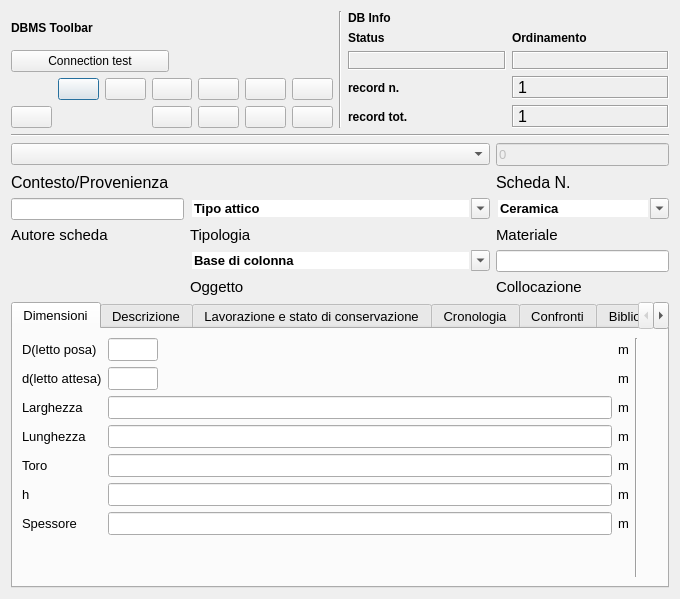
<?xml version="1.0" encoding="UTF-8"?>
<ui version="4.0">
 <class>DialogSchedaLapidei</class>
 <widget class="QDialog" name="DialogSchedaLapidei">
  <property name="geometry">
   <rect>
    <x>0</x>
    <y>0</y>
    <width>680</width>
    <height>599</height>
   </rect>
  </property>
  <property name="minimumSize">
   <size>
    <width>540</width>
    <height>400</height>
   </size>
  </property>
  <property name="windowTitle">
   <string>Scheda reperti lapidei</string>
  </property>
  <property name="windowIcon">
   <iconset>
    <normaloff>:/newPrefix/images/iconAlma.png</normaloff>:/newPrefix/images/iconAlma.png</iconset>
  </property>
  <layout class="QGridLayout" name="gridLayout_21">
   <item row="0" column="0">
    <layout class="QHBoxLayout" name="horizontalLayout_3">
     <item>
      <layout class="QGridLayout" name="gridLayout_14">
       <item row="0" column="0">
        <widget class="QLabel" name="label_32">
         <property name="font">
          <font>
           <weight>75</weight>
           <bold>true</bold>
          </font>
         </property>
         <property name="text">
          <string>DBMS Toolbar</string>
         </property>
        </widget>
       </item>
       <item row="2" column="0" colspan="2">
        <layout class="QGridLayout" name="gridLayout_17">
         <item row="0" column="5">
          <widget class="QPushButton" name="pushButton_first_rec">
           <property name="toolTip">
            <string>First rec</string>
           </property>
           <property name="text">
            <string/>
           </property>
           <property name="icon">
            <iconset>
             <normaloff>:/images/5_leftArrows.png</normaloff>:/images/5_leftArrows.png</iconset>
           </property>
          </widget>
         </item>
         <item row="0" column="7">
          <widget class="QPushButton" name="pushButton_next_rec">
           <property name="toolTip">
            <string>Next rec</string>
           </property>
           <property name="text">
            <string/>
           </property>
           <property name="icon">
            <iconset>
             <normaloff>:/images/6_rightArrow.png</normaloff>:/images/6_rightArrow.png</iconset>
           </property>
          </widget>
         </item>
         <item row="0" column="8">
          <widget class="QPushButton" name="pushButton_last_rec">
           <property name="toolTip">
            <string>Last rec</string>
           </property>
           <property name="text">
            <string/>
           </property>
           <property name="icon">
            <iconset>
             <normaloff>:/images/7_rightArrows.png</normaloff>:/images/7_rightArrows.png</iconset>
           </property>
          </widget>
         </item>
         <item row="0" column="9">
          <widget class="QPushButton" name="pushButton_new_rec">
           <property name="font">
            <font>
             <pointsize>9</pointsize>
            </font>
           </property>
           <property name="toolTip">
            <string>New record</string>
           </property>
           <property name="text">
            <string/>
           </property>
           <property name="icon">
            <iconset>
             <normaloff>:/images/newrec.png</normaloff>:/images/newrec.png</iconset>
           </property>
          </widget>
         </item>
         <item row="0" column="10">
          <widget class="QPushButton" name="pushButton_save">
           <property name="font">
            <font>
             <pointsize>9</pointsize>
            </font>
           </property>
           <property name="toolTip">
            <string>Save</string>
           </property>
           <property name="text">
            <string/>
           </property>
           <property name="icon">
            <iconset>
             <normaloff>:/images/b_save.png</normaloff>:/images/b_save.png</iconset>
           </property>
           <property name="autoDefault">
            <bool>false</bool>
           </property>
          </widget>
         </item>
         <item row="1" column="7">
          <widget class="QPushButton" name="pushButton_new_search">
           <property name="font">
            <font>
             <pointsize>9</pointsize>
            </font>
           </property>
           <property name="toolTip">
            <string>new search</string>
           </property>
           <property name="text">
            <string/>
           </property>
           <property name="icon">
            <iconset>
             <normaloff>:/images/new_search.png</normaloff>:/images/new_search.png</iconset>
           </property>
          </widget>
         </item>
         <item row="1" column="8">
          <widget class="QPushButton" name="pushButton_search_go">
           <property name="font">
            <font>
             <pointsize>9</pointsize>
            </font>
           </property>
           <property name="toolTip">
            <string>search !!!</string>
           </property>
           <property name="text">
            <string/>
           </property>
           <property name="icon">
            <iconset>
             <normaloff>:/images/search.png</normaloff>:/images/search.png</iconset>
           </property>
          </widget>
         </item>
         <item row="1" column="9">
          <widget class="QPushButton" name="pushButton_sort">
           <property name="font">
            <font>
             <pointsize>9</pointsize>
            </font>
           </property>
           <property name="toolTip">
            <string>Order by</string>
           </property>
           <property name="text">
            <string/>
           </property>
           <property name="icon">
            <iconset>
             <normaloff>:/images/sort.png</normaloff>:/images/sort.png</iconset>
           </property>
          </widget>
         </item>
         <item row="1" column="10">
          <widget class="QPushButton" name="pushButton_view_all_2">
           <property name="font">
            <font>
             <pointsize>9</pointsize>
            </font>
           </property>
           <property name="toolTip">
            <string>View alls records</string>
           </property>
           <property name="text">
            <string/>
           </property>
           <property name="icon">
            <iconset>
             <normaloff>:/images/view_all.png</normaloff>:/images/view_all.png</iconset>
           </property>
          </widget>
         </item>
         <item row="1" column="2">
          <widget class="QPushButton" name="pushButton_delete">
           <property name="enabled">
            <bool>true</bool>
           </property>
           <property name="font">
            <font>
             <pointsize>9</pointsize>
            </font>
           </property>
           <property name="toolTip">
            <string>Delete record</string>
           </property>
           <property name="text">
            <string/>
           </property>
           <property name="icon">
            <iconset>
             <normaloff>:/images/delete.png</normaloff>:/images/delete.png</iconset>
           </property>
          </widget>
         </item>
         <item row="0" column="6">
          <widget class="QPushButton" name="pushButton_prev_rec">
           <property name="toolTip">
            <string>Prev rec</string>
           </property>
           <property name="text">
            <string/>
           </property>
           <property name="icon">
            <iconset>
             <normaloff>:/images/4_leftArrow.png</normaloff>:/images/4_leftArrow.png</iconset>
           </property>
          </widget>
         </item>
        </layout>
       </item>
       <item row="1" column="0">
        <widget class="QPushButton" name="pushButton_connect">
         <property name="text">
          <string>Connection test</string>
         </property>
        </widget>
       </item>
      </layout>
     </item>
     <item>
      <widget class="Line" name="line_7">
       <property name="orientation">
        <enum>Qt::Vertical</enum>
       </property>
      </widget>
     </item>
     <item>
      <layout class="QGridLayout" name="gridLayout_18">
       <item row="0" column="0">
        <widget class="QLabel" name="label_44">
         <property name="font">
          <font>
           <weight>75</weight>
           <bold>true</bold>
          </font>
         </property>
         <property name="autoFillBackground">
          <bool>true</bool>
         </property>
         <property name="text">
          <string>DB Info</string>
         </property>
        </widget>
       </item>
       <item row="1" column="0">
        <layout class="QGridLayout" name="gridLayout_19">
         <item row="0" column="1">
          <widget class="QLabel" name="label_45">
           <property name="font">
            <font>
             <pointsize>9</pointsize>
             <weight>75</weight>
             <bold>true</bold>
            </font>
           </property>
           <property name="text">
            <string>Ordinamento</string>
           </property>
           <property name="margin">
            <number>0</number>
           </property>
          </widget>
         </item>
         <item row="1" column="0">
          <widget class="QLabel" name="label_status">
           <property name="minimumSize">
            <size>
             <width>40</width>
             <height>0</height>
            </size>
           </property>
           <property name="font">
            <font>
             <pointsize>10</pointsize>
             <weight>75</weight>
             <bold>true</bold>
            </font>
           </property>
           <property name="cursor">
            <cursorShape>ForbiddenCursor</cursorShape>
           </property>
           <property name="mouseTracking">
            <bool>false</bool>
           </property>
           <property name="contextMenuPolicy">
            <enum>Qt::DefaultContextMenu</enum>
           </property>
           <property name="frameShape">
            <enum>QFrame::Box</enum>
           </property>
           <property name="frameShadow">
            <enum>QFrame::Sunken</enum>
           </property>
           <property name="text">
            <string/>
           </property>
           <property name="alignment">
            <set>Qt::AlignCenter</set>
           </property>
           <property name="margin">
            <number>0</number>
           </property>
          </widget>
         </item>
         <item row="1" column="1">
          <widget class="QLabel" name="label_sort">
           <property name="font">
            <font>
             <pointsize>10</pointsize>
             <weight>75</weight>
             <bold>true</bold>
            </font>
           </property>
           <property name="cursor">
            <cursorShape>ForbiddenCursor</cursorShape>
           </property>
           <property name="mouseTracking">
            <bool>false</bool>
           </property>
           <property name="contextMenuPolicy">
            <enum>Qt::DefaultContextMenu</enum>
           </property>
           <property name="frameShape">
            <enum>QFrame::Box</enum>
           </property>
           <property name="frameShadow">
            <enum>QFrame::Sunken</enum>
           </property>
           <property name="text">
            <string/>
           </property>
           <property name="alignment">
            <set>Qt::AlignCenter</set>
           </property>
           <property name="margin">
            <number>0</number>
           </property>
          </widget>
         </item>
         <item row="0" column="0">
          <widget class="QLabel" name="label_35">
           <property name="font">
            <font>
             <pointsize>9</pointsize>
             <weight>75</weight>
             <bold>true</bold>
            </font>
           </property>
           <property name="text">
            <string>Status</string>
           </property>
           <property name="margin">
            <number>0</number>
           </property>
          </widget>
         </item>
        </layout>
       </item>
       <item row="2" column="0">
        <layout class="QGridLayout" name="gridLayout_20">
         <item row="0" column="0">
          <widget class="QLabel" name="label_33">
           <property name="font">
            <font>
             <pointsize>9</pointsize>
             <weight>75</weight>
             <bold>true</bold>
            </font>
           </property>
           <property name="text">
            <string>record n.</string>
           </property>
           <property name="margin">
            <number>0</number>
           </property>
          </widget>
         </item>
         <item row="0" column="1">
          <widget class="QLabel" name="label_rec_corrente">
           <property name="font">
            <font>
             <family>Microsoft Sans Serif</family>
             <pointsize>12</pointsize>
            </font>
           </property>
           <property name="cursor">
            <cursorShape>ForbiddenCursor</cursorShape>
           </property>
           <property name="mouseTracking">
            <bool>false</bool>
           </property>
           <property name="contextMenuPolicy">
            <enum>Qt::DefaultContextMenu</enum>
           </property>
           <property name="frameShape">
            <enum>QFrame::Box</enum>
           </property>
           <property name="frameShadow">
            <enum>QFrame::Sunken</enum>
           </property>
           <property name="text">
            <string>1</string>
           </property>
          </widget>
         </item>
         <item row="1" column="0">
          <widget class="QLabel" name="label_36">
           <property name="font">
            <font>
             <pointsize>9</pointsize>
             <weight>75</weight>
             <bold>true</bold>
            </font>
           </property>
           <property name="text">
            <string>record tot.</string>
           </property>
           <property name="margin">
            <number>0</number>
           </property>
          </widget>
         </item>
         <item row="1" column="1">
          <widget class="QLabel" name="label_rec_tot">
           <property name="font">
            <font>
             <family>Microsoft Sans Serif</family>
             <pointsize>12</pointsize>
            </font>
           </property>
           <property name="cursor">
            <cursorShape>ForbiddenCursor</cursorShape>
           </property>
           <property name="mouseTracking">
            <bool>false</bool>
           </property>
           <property name="contextMenuPolicy">
            <enum>Qt::DefaultContextMenu</enum>
           </property>
           <property name="frameShape">
            <enum>QFrame::Box</enum>
           </property>
           <property name="frameShadow">
            <enum>QFrame::Sunken</enum>
           </property>
           <property name="text">
            <string>1</string>
           </property>
          </widget>
         </item>
        </layout>
       </item>
      </layout>
     </item>
    </layout>
   </item>
   <item row="1" column="0">
    <layout class="QGridLayout" name="gridLayout_6">
     <item row="0" column="0" colspan="3">
      <widget class="Line" name="line_8">
       <property name="font">
        <font>
         <weight>75</weight>
         <bold>true</bold>
        </font>
       </property>
       <property name="orientation">
        <enum>Qt::Horizontal</enum>
       </property>
      </widget>
     </item>
     <item row="5" column="1">
      <widget class="QLabel" name="label_5">
       <property name="font">
        <font>
         <pointsize>11</pointsize>
        </font>
       </property>
       <property name="text">
        <string>Tipologia</string>
       </property>
      </widget>
     </item>
     <item row="1" column="2">
      <widget class="QLineEdit" name="lineEdit_num_inv">
       <property name="enabled">
        <bool>false</bool>
       </property>
       <property name="font">
        <font>
         <pointsize>10</pointsize>
        </font>
       </property>
       <property name="text">
        <string>0</string>
       </property>
      </widget>
     </item>
     <item row="3" column="0">
      <widget class="QLabel" name="label_3">
       <property name="font">
        <font>
         <pointsize>12</pointsize>
        </font>
       </property>
       <property name="text">
        <string>Contesto/Provenienza</string>
       </property>
      </widget>
     </item>
     <item row="3" column="1">
      <spacer name="horizontalSpacer_3">
       <property name="orientation">
        <enum>Qt::Horizontal</enum>
       </property>
       <property name="sizeHint" stdset="0">
        <size>
         <width>300</width>
         <height>20</height>
        </size>
       </property>
      </spacer>
     </item>
     <item row="3" column="2">
      <widget class="QLabel" name="label">
       <property name="font">
        <font>
         <pointsize>12</pointsize>
        </font>
       </property>
       <property name="text">
        <string>Scheda N.</string>
       </property>
      </widget>
     </item>
     <item row="4" column="2">
      <widget class="QComboBox" name="comboBox_materiale">
       <property name="enabled">
        <bool>true</bool>
       </property>
       <property name="font">
        <font>
         <pointsize>10</pointsize>
         <weight>75</weight>
         <bold>true</bold>
        </font>
       </property>
       <property name="mouseTracking">
        <bool>true</bool>
       </property>
       <property name="contextMenuPolicy">
        <enum>Qt::NoContextMenu</enum>
       </property>
       <property name="editable">
        <bool>true</bool>
       </property>
       <property name="maxVisibleItems">
        <number>99999</number>
       </property>
       <property name="maxCount">
        <number>2147483647</number>
       </property>
       <property name="frame">
        <bool>false</bool>
       </property>
       <item>
        <property name="text">
         <string>Ceramica</string>
        </property>
       </item>
       <item>
        <property name="text">
         <string>Elemento marmoreo</string>
        </property>
       </item>
       <item>
        <property name="text">
         <string>Elemento lapideo</string>
        </property>
       </item>
       <item>
        <property name="text">
         <string>Moneta</string>
        </property>
       </item>
       <item>
        <property name="text">
         <string>Vetro</string>
        </property>
       </item>
       <item>
        <property name="text">
         <string>Metallo</string>
        </property>
       </item>
       <item>
        <property name="text">
         <string>Avorio</string>
        </property>
       </item>
       <item>
        <property name="text">
         <string>Osso</string>
        </property>
       </item>
      </widget>
     </item>
     <item row="4" column="1">
      <widget class="QComboBox" name="comboBox_tipologia">
       <property name="enabled">
        <bool>true</bool>
       </property>
       <property name="font">
        <font>
         <pointsize>10</pointsize>
         <weight>75</weight>
         <bold>true</bold>
        </font>
       </property>
       <property name="mouseTracking">
        <bool>true</bool>
       </property>
       <property name="contextMenuPolicy">
        <enum>Qt::NoContextMenu</enum>
       </property>
       <property name="editable">
        <bool>true</bool>
       </property>
       <property name="maxVisibleItems">
        <number>99999</number>
       </property>
       <property name="maxCount">
        <number>2147483647</number>
       </property>
       <property name="frame">
        <bool>false</bool>
       </property>
       <item>
        <property name="text">
         <string>Tipo attico</string>
        </property>
       </item>
       <item>
        <property name="text">
         <string>Tipo attico a doppio listello</string>
        </property>
       </item>
       <item>
        <property name="text">
         <string>A profilo semplificato</string>
        </property>
       </item>
       <item>
        <property name="text">
         <string>Binata</string>
        </property>
       </item>
       <item>
        <property name="text">
         <string>A dado</string>
        </property>
       </item>
       <item>
        <property name="text">
         <string>Poligonale</string>
        </property>
       </item>
       <item>
        <property name="text">
         <string>Liscio</string>
        </property>
       </item>
       <item>
        <property name="text">
         <string>Rudentato</string>
        </property>
       </item>
       <item>
        <property name="text">
         <string>Scanalato</string>
        </property>
       </item>
       <item>
        <property name="text">
         <string>Binato</string>
        </property>
       </item>
       <item>
        <property name="text">
         <string>Dorico</string>
        </property>
       </item>
       <item>
        <property name="text">
         <string>Ionico</string>
        </property>
       </item>
       <item>
        <property name="text">
         <string>Corinzio</string>
        </property>
       </item>
       <item>
        <property name="text">
         <string>Ionico ad imposta</string>
        </property>
       </item>
       <item>
        <property name="text">
         <string>Composito</string>
        </property>
       </item>
       <item>
        <property name="text">
         <string>A canestro</string>
        </property>
       </item>
       <item>
        <property name="text">
         <string>A cesto</string>
        </property>
       </item>
       <item>
        <property name="text">
         <string>Polilobato</string>
        </property>
       </item>
       <item>
        <property name="text">
         <string>Binata</string>
        </property>
       </item>
       <item>
        <property name="text">
         <string>A stampella</string>
        </property>
       </item>
       <item>
        <property name="text">
         <string>Pluteo</string>
        </property>
       </item>
       <item>
        <property name="text">
         <string>Transenna</string>
        </property>
       </item>
       <item>
        <property name="text">
         <string>Di iconostasi</string>
        </property>
       </item>
       <item>
        <property name="text">
         <string>Di ambone</string>
        </property>
       </item>
       <item>
        <property name="text">
         <string>Di mensa</string>
        </property>
       </item>
      </widget>
     </item>
     <item row="9" column="2">
      <widget class="QLabel" name="label_27">
       <property name="font">
        <font>
         <pointsize>11</pointsize>
        </font>
       </property>
       <property name="text">
        <string>Collocazione</string>
       </property>
      </widget>
     </item>
     <item row="8" column="1">
      <widget class="QComboBox" name="comboBox_oggetto">
       <property name="enabled">
        <bool>true</bool>
       </property>
       <property name="font">
        <font>
         <pointsize>10</pointsize>
         <weight>75</weight>
         <bold>true</bold>
        </font>
       </property>
       <property name="mouseTracking">
        <bool>true</bool>
       </property>
       <property name="contextMenuPolicy">
        <enum>Qt::NoContextMenu</enum>
       </property>
       <property name="editable">
        <bool>true</bool>
       </property>
       <property name="maxVisibleItems">
        <number>99999</number>
       </property>
       <property name="maxCount">
        <number>2147483647</number>
       </property>
       <property name="frame">
        <bool>false</bool>
       </property>
       <item>
        <property name="text">
         <string>Base di colonna</string>
        </property>
       </item>
       <item>
        <property name="text">
         <string>Basamento</string>
        </property>
       </item>
       <item>
        <property name="text">
         <string>Fusto di colonna</string>
        </property>
       </item>
       <item>
        <property name="text">
         <string>Capitello</string>
        </property>
       </item>
       <item>
        <property name="text">
         <string>Pulvino</string>
        </property>
       </item>
       <item>
        <property name="text">
         <string>Lastra</string>
        </property>
       </item>
       <item>
        <property name="text">
         <string>Stilobate</string>
        </property>
       </item>
       <item>
        <property name="text">
         <string>Cornice</string>
        </property>
       </item>
       <item>
        <property name="text">
         <string>Stipite</string>
        </property>
       </item>
       <item>
        <property name="text">
         <string>Arco</string>
        </property>
       </item>
       <item>
        <property name="text">
         <string>Architrave</string>
        </property>
       </item>
       <item>
        <property name="text">
         <string>New Item</string>
        </property>
       </item>
       <item>
        <property name="text">
         <string>Mensola</string>
        </property>
       </item>
       <item>
        <property name="text">
         <string>Balaustra</string>
        </property>
       </item>
       <item>
        <property name="text">
         <string>Cimasa</string>
        </property>
       </item>
       <item>
        <property name="text">
         <string>Parapetto di ambone</string>
        </property>
       </item>
       <item>
        <property name="text">
         <string>Piattaforma di ambone</string>
        </property>
       </item>
       <item>
        <property name="text">
         <string>Solea</string>
        </property>
       </item>
       <item>
        <property name="text">
         <string>Pilastrino</string>
        </property>
       </item>
       <item>
        <property name="text">
         <string>Colonnina</string>
        </property>
       </item>
       <item>
        <property name="text">
         <string>Trapeza</string>
        </property>
       </item>
      </widget>
     </item>
     <item row="4" column="0">
      <widget class="QLineEdit" name="lineEdit_compilatore"/>
     </item>
     <item row="5" column="2">
      <widget class="QLabel" name="label_7">
       <property name="font">
        <font>
         <pointsize>11</pointsize>
        </font>
       </property>
       <property name="text">
        <string>Materiale</string>
       </property>
      </widget>
     </item>
     <item row="5" column="0">
      <widget class="QLabel" name="label_2">
       <property name="font">
        <font>
         <pointsize>11</pointsize>
        </font>
       </property>
       <property name="text">
        <string>Autore scheda</string>
       </property>
      </widget>
     </item>
     <item row="8" column="2">
      <widget class="QLineEdit" name="lineEdit_collocazione"/>
     </item>
     <item row="9" column="1">
      <widget class="QLabel" name="label_4">
       <property name="font">
        <font>
         <pointsize>11</pointsize>
        </font>
       </property>
       <property name="text">
        <string>Oggetto</string>
       </property>
      </widget>
     </item>
     <item row="1" column="0" colspan="2">
      <widget class="QComboBox" name="comboBox_sito"/>
     </item>
    </layout>
   </item>
   <item row="2" column="0">
    <widget class="QTabWidget" name="tabWidget">
     <property name="font">
      <font>
       <pointsize>10</pointsize>
      </font>
     </property>
     <property name="currentIndex">
      <number>0</number>
     </property>
     <widget class="QWidget" name="tab_3">
      <attribute name="title">
       <string>Dimensioni</string>
      </attribute>
      <layout class="QGridLayout" name="gridLayout_16">
       <item row="0" column="1" rowspan="3">
        <widget class="Line" name="line">
         <property name="orientation">
          <enum>Qt::Vertical</enum>
         </property>
        </widget>
       </item>
       <item row="1" column="2" rowspan="2">
        <spacer name="verticalSpacer_2">
         <property name="orientation">
          <enum>Qt::Vertical</enum>
         </property>
         <property name="sizeHint" stdset="0">
          <size>
           <width>20</width>
           <height>179</height>
          </size>
         </property>
        </spacer>
       </item>
       <item row="0" column="0" rowspan="2">
        <layout class="QGridLayout" name="gridLayout_11">
         <item row="5" column="1">
          <widget class="QLineEdit" name="lineEdit_h"/>
         </item>
         <item row="0" column="1">
          <widget class="QLineEdit" name="lineEdit_d_letto_posa">
           <property name="maximumSize">
            <size>
             <width>50</width>
             <height>16777215</height>
            </size>
           </property>
           <property name="text">
            <string/>
           </property>
          </widget>
         </item>
         <item row="6" column="1">
          <widget class="QLineEdit" name="lineEdit_spessore"/>
         </item>
         <item row="4" column="2">
          <widget class="QLabel" name="label_25">
           <property name="text">
            <string>m</string>
           </property>
          </widget>
         </item>
         <item row="1" column="2">
          <widget class="QLabel" name="label_29">
           <property name="text">
            <string>m</string>
           </property>
          </widget>
         </item>
         <item row="2" column="2">
          <widget class="QLabel" name="label_21">
           <property name="text">
            <string>m</string>
           </property>
          </widget>
         </item>
         <item row="6" column="2">
          <widget class="QLabel" name="label_28">
           <property name="text">
            <string>m</string>
           </property>
          </widget>
         </item>
         <item row="1" column="1">
          <widget class="QLineEdit" name="lineEdit_d_letto_attesa">
           <property name="maximumSize">
            <size>
             <width>50</width>
             <height>16777215</height>
            </size>
           </property>
          </widget>
         </item>
         <item row="6" column="0">
          <widget class="QLabel" name="label_20">
           <property name="text">
            <string>Spessore</string>
           </property>
          </widget>
         </item>
         <item row="2" column="1">
          <widget class="QLineEdit" name="lineEdit_larghezza"/>
         </item>
         <item row="3" column="2">
          <widget class="QLabel" name="label_16">
           <property name="text">
            <string>m</string>
           </property>
          </widget>
         </item>
         <item row="2" column="0">
          <widget class="QLabel" name="label_10">
           <property name="text">
            <string>Larghezza</string>
           </property>
          </widget>
         </item>
         <item row="5" column="2">
          <widget class="QLabel" name="label_26">
           <property name="text">
            <string>m</string>
           </property>
          </widget>
         </item>
         <item row="3" column="1">
          <widget class="QLineEdit" name="lineEdit_lunghezza"/>
         </item>
         <item row="0" column="2">
          <widget class="QLabel" name="label_30">
           <property name="text">
            <string>m</string>
           </property>
          </widget>
         </item>
         <item row="0" column="0">
          <widget class="QLabel" name="label_8">
           <property name="text">
            <string>D(letto posa)</string>
           </property>
          </widget>
         </item>
         <item row="3" column="0">
          <widget class="QLabel" name="label_14">
           <property name="text">
            <string>Lunghezza</string>
           </property>
          </widget>
         </item>
         <item row="1" column="0">
          <widget class="QLabel" name="label_9">
           <property name="text">
            <string>d(letto attesa)</string>
           </property>
          </widget>
         </item>
         <item row="5" column="0">
          <widget class="QLabel" name="label_13">
           <property name="text">
            <string>h</string>
           </property>
          </widget>
         </item>
         <item row="4" column="0">
          <widget class="QLabel" name="label_24">
           <property name="text">
            <string>Toro</string>
           </property>
          </widget>
         </item>
         <item row="4" column="1">
          <widget class="QLineEdit" name="lineEdit_toro"/>
         </item>
        </layout>
       </item>
      </layout>
     </widget>
     <widget class="QWidget" name="tab">
      <attribute name="title">
       <string>Descrizione</string>
      </attribute>
      <layout class="QGridLayout" name="gridLayout_8">
       <item row="0" column="0">
        <layout class="QGridLayout" name="gridLayout_7"/>
       </item>
       <item row="1" column="0">
        <layout class="QHBoxLayout" name="horizontalLayout_2">
         <item>
          <widget class="QLabel" name="label_6">
           <property name="text">
            <string>Descrizione </string>
           </property>
          </widget>
         </item>
         <item>
          <widget class="QTextEdit" name="textEdit_descrizione">
           <property name="font">
            <font>
             <pointsize>10</pointsize>
            </font>
           </property>
          </widget>
         </item>
        </layout>
       </item>
      </layout>
     </widget>
     <widget class="QWidget" name="tab_4">
      <attribute name="title">
       <string>Lavorazione e stato di conservazione</string>
      </attribute>
      <layout class="QGridLayout" name="gridLayout_13">
       <item row="0" column="0">
        <layout class="QGridLayout" name="gridLayout">
         <item row="0" column="2">
          <widget class="QTextEdit" name="textEdit_lavorazione_e_stato_di_conservazione"/>
         </item>
         <item row="0" column="0">
          <widget class="QLabel" name="label_11">
           <property name="text">
            <string>Lavorazione</string>
           </property>
          </widget>
         </item>
         <item row="0" column="1">
          <layout class="QFormLayout" name="formLayout_3"/>
         </item>
        </layout>
       </item>
      </layout>
     </widget>
     <widget class="QWidget" name="tab_2">
      <attribute name="title">
       <string>Cronologia</string>
      </attribute>
      <layout class="QGridLayout" name="gridLayout_32">
       <item row="0" column="0">
        <layout class="QGridLayout" name="gridLayout_2">
         <item row="0" column="1">
          <layout class="QHBoxLayout" name="horizontalLayout">
           <item>
            <widget class="QLineEdit" name="lineEdit_cronologia"/>
           </item>
          </layout>
         </item>
         <item row="0" column="0" alignment="Qt::AlignTop">
          <widget class="QLabel" name="label_12">
           <property name="text">
            <string>Cronologia</string>
           </property>
          </widget>
         </item>
         <item row="1" column="0">
          <spacer name="verticalSpacer">
           <property name="orientation">
            <enum>Qt::Vertical</enum>
           </property>
           <property name="sizeHint" stdset="0">
            <size>
             <width>20</width>
             <height>40</height>
            </size>
           </property>
          </spacer>
         </item>
         <item row="2" column="0">
          <layout class="QVBoxLayout" name="verticalLayout"/>
         </item>
        </layout>
       </item>
      </layout>
     </widget>
     <widget class="QWidget" name="tab_8">
      <attribute name="title">
       <string>Confronti</string>
      </attribute>
      <widget class="QWidget" name="gridLayoutWidget_4">
       <property name="geometry">
        <rect>
         <x>10</x>
         <y>10</y>
         <width>638</width>
         <height>235</height>
        </rect>
       </property>
       <layout class="QGridLayout" name="gridLayout_4">
        <item row="0" column="2">
         <widget class="QTextEdit" name="textEdit_confronti"/>
        </item>
        <item row="0" column="0">
         <widget class="QLabel" name="label_18">
          <property name="text">
           <string>Confronti</string>
          </property>
         </widget>
        </item>
        <item row="0" column="1">
         <layout class="QFormLayout" name="formLayout_5"/>
        </item>
       </layout>
      </widget>
     </widget>
     <widget class="QWidget" name="tab_7">
      <attribute name="title">
       <string>Bibliografia</string>
      </attribute>
      <layout class="QGridLayout" name="gridLayout_15">
       <item row="0" column="0">
        <layout class="QGridLayout" name="gridLayout_12">
         <item row="0" column="0">
          <widget class="QLabel" name="label_22">
           <property name="text">
            <string>Bibliografia</string>
           </property>
          </widget>
         </item>
         <item row="0" column="1">
          <widget class="QPushButton" name="pushButton_insert_row_bibliografia">
           <property name="font">
            <font>
             <pointsize>9</pointsize>
            </font>
           </property>
           <property name="text">
            <string>inserisci riga</string>
           </property>
          </widget>
         </item>
         <item row="0" column="2">
          <widget class="QPushButton" name="pushButton_remove_row_bibliografia">
           <property name="font">
            <font>
             <pointsize>9</pointsize>
            </font>
           </property>
           <property name="text">
            <string>rimuovi riga</string>
           </property>
          </widget>
         </item>
         <item row="1" column="0" colspan="3">
          <widget class="QTableWidget" name="tableWidget_bibliografia">
           <property name="font">
            <font>
             <pointsize>9</pointsize>
            </font>
           </property>
           <property name="frameShape">
            <enum>QFrame::StyledPanel</enum>
           </property>
           <property name="frameShadow">
            <enum>QFrame::Raised</enum>
           </property>
           <property name="verticalScrollBarPolicy">
            <enum>Qt::ScrollBarAsNeeded</enum>
           </property>
           <property name="horizontalScrollBarPolicy">
            <enum>Qt::ScrollBarAsNeeded</enum>
           </property>
           <property name="editTriggers">
            <set>QAbstractItemView::AnyKeyPressed|QAbstractItemView::DoubleClicked|QAbstractItemView::EditKeyPressed</set>
           </property>
           <property name="selectionMode">
            <enum>QAbstractItemView::SingleSelection</enum>
           </property>
           <property name="selectionBehavior">
            <enum>QAbstractItemView::SelectRows</enum>
           </property>
           <property name="rowCount">
            <number>1</number>
           </property>
           <property name="columnCount">
            <number>5</number>
           </property>
           <row/>
           <column>
            <property name="text">
             <string>Autore</string>
            </property>
           </column>
           <column>
            <property name="text">
             <string>Anno</string>
            </property>
           </column>
           <column>
            <property name="text">
             <string>Titolo</string>
            </property>
           </column>
           <column>
            <property name="text">
             <string>Pag.</string>
            </property>
           </column>
           <column>
            <property name="text">
             <string>Fig.</string>
            </property>
           </column>
          </widget>
         </item>
        </layout>
       </item>
      </layout>
     </widget>
     <widget class="QWidget" name="tab_5">
      <attribute name="title">
       <string>Tools</string>
      </attribute>
      <layout class="QFormLayout" name="formLayout">
       <property name="fieldGrowthPolicy">
        <enum>QFormLayout::FieldsStayAtSizeHint</enum>
       </property>
       <item row="1" column="1">
        <widget class="QPushButton" name="pushButton_exp_pdf_sheet">
         <property name="maximumSize">
          <size>
           <width>200</width>
           <height>16777215</height>
          </size>
         </property>
         <property name="text">
          <string>Exp schede Pdf </string>
         </property>
        </widget>
       </item>
       <item row="3" column="1">
        <widget class="QMdiArea" name="mdiArea"/>
       </item>
       <item row="2" column="1">
        <widget class="QPushButton" name="pushButton_image">
         <property name="text">
          <string>Charge image</string>
         </property>
        </widget>
       </item>
      </layout>
     </widget>
    </widget>
   </item>
  </layout>
 </widget>
 <tabstops>
  <tabstop>lineEdit_num_inv</tabstop>
  <tabstop>comboBox_tipologia</tabstop>
  <tabstop>comboBox_materiale</tabstop>
  <tabstop>comboBox_oggetto</tabstop>
  <tabstop>textEdit_descrizione</tabstop>
  <tabstop>lineEdit_d_letto_posa</tabstop>
  <tabstop>lineEdit_d_letto_attesa</tabstop>
  <tabstop>lineEdit_lunghezza</tabstop>
  <tabstop>lineEdit_toro</tabstop>
  <tabstop>tableWidget_bibliografia</tabstop>
  <tabstop>tabWidget</tabstop>
  <tabstop>pushButton_insert_row_bibliografia</tabstop>
  <tabstop>pushButton_remove_row_bibliografia</tabstop>
 </tabstops>
 <resources/>
 <connections/>
</ui>
